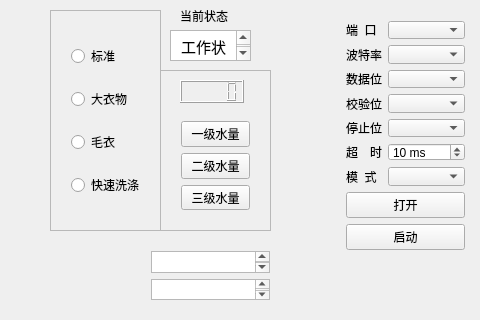
<?xml version="1.0" encoding="UTF-8"?>
<ui version="4.0">
 <class>Widget</class>
 <widget class="QWidget" name="Widget">
  <property name="geometry">
   <rect>
    <x>0</x>
    <y>0</y>
    <width>480</width>
    <height>320</height>
   </rect>
  </property>
  <property name="windowTitle">
   <string>Widget</string>
  </property>
  <widget class="QFrame" name="mod_frame">
   <property name="geometry">
    <rect>
     <x>50</x>
     <y>10</y>
     <width>111</width>
     <height>221</height>
    </rect>
   </property>
   <property name="frameShape">
    <enum>QFrame::StyledPanel</enum>
   </property>
   <property name="frameShadow">
    <enum>QFrame::Raised</enum>
   </property>
   <widget class="QWidget" name="layoutWidget">
    <property name="geometry">
     <rect>
      <x>10</x>
      <y>10</y>
      <width>91</width>
      <height>201</height>
     </rect>
    </property>
    <layout class="QVBoxLayout" name="verticalLayout">
     <item>
      <widget class="QRadioButton" name="work_mod1">
       <property name="text">
        <string>标准</string>
       </property>
      </widget>
     </item>
     <item>
      <widget class="QRadioButton" name="work_mod2">
       <property name="text">
        <string>大衣物</string>
       </property>
      </widget>
     </item>
     <item>
      <widget class="QRadioButton" name="work_mod3">
       <property name="text">
        <string>毛衣</string>
       </property>
      </widget>
     </item>
     <item>
      <widget class="QRadioButton" name="work_mod4">
       <property name="text">
        <string>快速洗涤</string>
       </property>
      </widget>
     </item>
    </layout>
   </widget>
  </widget>
  <widget class="QFrame" name="water_frame">
   <property name="geometry">
    <rect>
     <x>160</x>
     <y>70</y>
     <width>111</width>
     <height>161</height>
    </rect>
   </property>
   <property name="frameShape">
    <enum>QFrame::StyledPanel</enum>
   </property>
   <property name="frameShadow">
    <enum>QFrame::Raised</enum>
   </property>
   <widget class="QLCDNumber" name="water_lcd">
    <property name="geometry">
     <rect>
      <x>20</x>
      <y>10</y>
      <width>64</width>
      <height>23</height>
     </rect>
    </property>
   </widget>
   <widget class="QWidget" name="layoutWidget">
    <property name="geometry">
     <rect>
      <x>10</x>
      <y>40</y>
      <width>91</width>
      <height>111</height>
     </rect>
    </property>
    <layout class="QVBoxLayout" name="verticalLayout_2">
     <item>
      <widget class="QPushButton" name="water_level1">
       <property name="text">
        <string>一级水量</string>
       </property>
      </widget>
     </item>
     <item>
      <widget class="QPushButton" name="water_level2">
       <property name="text">
        <string>二级水量</string>
       </property>
      </widget>
     </item>
     <item>
      <widget class="QPushButton" name="water_level3">
       <property name="text">
        <string>三级水量</string>
       </property>
      </widget>
     </item>
    </layout>
   </widget>
  </widget>
  <widget class="QTextEdit" name="status_text">
   <property name="geometry">
    <rect>
     <x>170</x>
     <y>30</y>
     <width>81</width>
     <height>31</height>
    </rect>
   </property>
   <property name="html">
    <string>&lt;!DOCTYPE HTML PUBLIC &quot;-//W3C//DTD HTML 4.0//EN&quot; &quot;http://www.w3.org/TR/REC-html40/strict.dtd&quot;&gt;
&lt;html&gt;&lt;head&gt;&lt;meta name=&quot;qrichtext&quot; content=&quot;1&quot; /&gt;&lt;style type=&quot;text/css&quot;&gt;
p, li { white-space: pre-wrap; }
&lt;/style&gt;&lt;/head&gt;&lt;body style=&quot; font-family:'SimSun'; font-size:9pt; font-weight:400; font-style:normal;&quot;&gt;
&lt;p align=&quot;center&quot; style=&quot; margin-top:0px; margin-bottom:0px; margin-left:0px; margin-right:0px; -qt-block-indent:0; text-indent:0px;&quot;&gt;&lt;span style=&quot; font-family:'宋体'; font-size:11pt;&quot;&gt;工作状态&lt;/span&gt;&lt;/p&gt;&lt;/body&gt;&lt;/html&gt;</string>
   </property>
  </widget>
  <widget class="QLabel" name="status_label">
   <property name="geometry">
    <rect>
     <x>180</x>
     <y>10</y>
     <width>54</width>
     <height>12</height>
    </rect>
   </property>
   <property name="text">
    <string>当前状态</string>
   </property>
  </widget>
  <widget class="QWidget" name="layoutWidget_2">
   <property name="geometry">
    <rect>
     <x>335</x>
     <y>10</y>
     <width>141</width>
     <height>251</height>
    </rect>
   </property>
   <layout class="QVBoxLayout" name="verticalLayout_3">
    <item>
     <layout class="QFormLayout" name="formLayout">
      <property name="fieldGrowthPolicy">
       <enum>QFormLayout::AllNonFixedFieldsGrow</enum>
      </property>
      <item row="0" column="0">
       <widget class="QLabel" name="label_1">
        <property name="text">
         <string>端  口</string>
        </property>
       </widget>
      </item>
      <item row="0" column="1">
       <widget class="QComboBox" name="portBox"/>
      </item>
      <item row="1" column="0">
       <widget class="QLabel" name="label_2">
        <property name="text">
         <string>波特率</string>
        </property>
       </widget>
      </item>
      <item row="1" column="1">
       <widget class="QComboBox" name="baudRateBox"/>
      </item>
      <item row="2" column="0">
       <widget class="QLabel" name="label_3">
        <property name="text">
         <string>数据位</string>
        </property>
       </widget>
      </item>
      <item row="2" column="1">
       <widget class="QComboBox" name="dataBitsBox"/>
      </item>
      <item row="3" column="0">
       <widget class="QLabel" name="label_4">
        <property name="text">
         <string>校验位</string>
        </property>
       </widget>
      </item>
      <item row="3" column="1">
       <widget class="QComboBox" name="parityBox"/>
      </item>
      <item row="4" column="0">
       <widget class="QLabel" name="label_5">
        <property name="text">
         <string>停止位</string>
        </property>
       </widget>
      </item>
      <item row="4" column="1">
       <widget class="QComboBox" name="stopBitsBox"/>
      </item>
      <item row="5" column="1">
       <widget class="QSpinBox" name="timeoutBox">
        <property name="suffix">
         <string> ms</string>
        </property>
        <property name="minimum">
         <number>-1</number>
        </property>
        <property name="maximum">
         <number>10000</number>
        </property>
        <property name="singleStep">
         <number>10</number>
        </property>
        <property name="value">
         <number>10</number>
        </property>
       </widget>
      </item>
      <item row="6" column="0">
       <widget class="QLabel" name="label_6">
        <property name="text">
         <string>模  式</string>
        </property>
       </widget>
      </item>
      <item row="6" column="1">
       <widget class="QComboBox" name="queryModeBox"/>
      </item>
      <item row="5" column="0">
       <widget class="QLabel" name="label_7">
        <property name="text">
         <string>超　时</string>
        </property>
       </widget>
      </item>
     </layout>
    </item>
    <item>
     <layout class="QHBoxLayout" name="horizontalLayout">
      <item>
       <widget class="QPushButton" name="openCloseButton">
        <property name="enabled">
         <bool>true</bool>
        </property>
        <property name="text">
         <string>打开</string>
        </property>
       </widget>
      </item>
     </layout>
    </item>
    <item>
     <spacer name="verticalSpacer">
      <property name="orientation">
       <enum>Qt::Vertical</enum>
      </property>
      <property name="sizeHint" stdset="0">
       <size>
        <width>20</width>
        <height>40</height>
       </size>
      </property>
     </spacer>
    </item>
    <item>
     <widget class="QPushButton" name="sendButton">
      <property name="text">
       <string>启动</string>
      </property>
     </widget>
    </item>
   </layout>
  </widget>
  <widget class="QWidget" name="layoutWidget_3">
   <property name="geometry">
    <rect>
     <x>140</x>
     <y>240</y>
     <width>141</width>
     <height>71</height>
    </rect>
   </property>
   <layout class="QVBoxLayout" name="verticalLayout_4" stretch="3,1">
    <item>
     <widget class="QPlainTextEdit" name="recvEdit">
      <property name="maximumBlockCount">
       <number>800</number>
      </property>
     </widget>
    </item>
    <item>
     <widget class="QPlainTextEdit" name="sendEdit"/>
    </item>
   </layout>
  </widget>
 </widget>
 <layoutdefault spacing="6" margin="11"/>
 <resources/>
 <connections/>
</ui>
